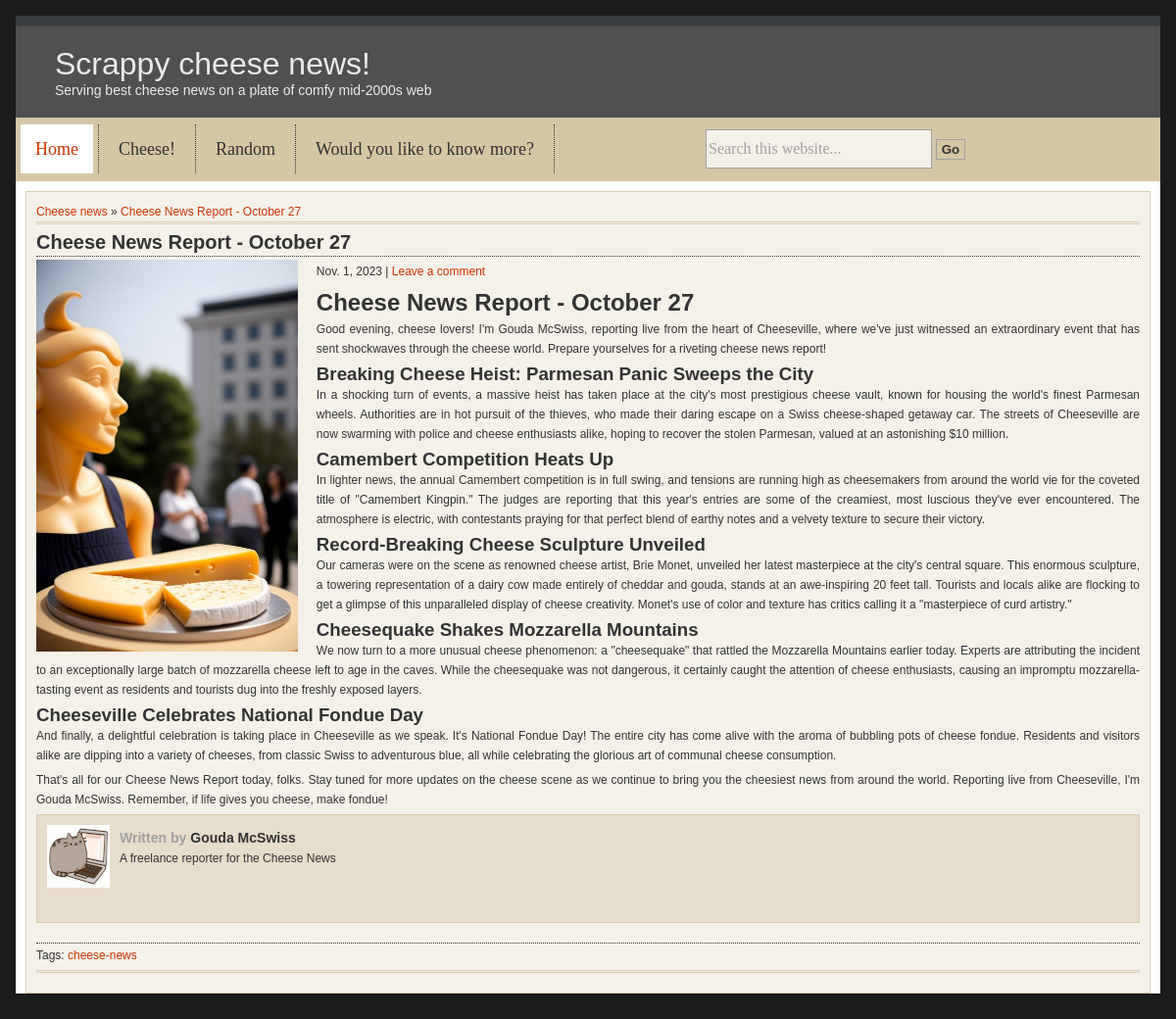
/posts/cheese-news-report-october-27/, run on the app's committed database.
### news_site/models.py (models this page shows, shortened)
class Post(models.Model):
    title = models.CharField(_("Title"), max_length=50)
    post_field = RichTextField(_("Post_Field"))
    date = models.DateField(auto_now=True)
    slug = models.SlugField(unique=True, db_index=True)
    author = models.ForeignKey(
        Author, on_delete=models.SET_NULL, null=True)
    site_origin = models.ForeignKey(Site, verbose_name=_("Site_Origin"), on_delete=models.SET_NULL, null=True)
    tag = models.ManyToManyField(Tag)
    image = models.ImageField(upload_to='post/', null=True)

class Author(models.Model):
    first_name = models.CharField(_("First_Name"), max_length=50)
    last_name = models.CharField(_("Last_Name"), max_length=50)
    author_desc = models.CharField(_("Author_Decription"), max_length=500, default="")
    slug = models.SlugField(_("Slug"), unique=True, max_length=100, default="")
    def full_name(self):
        return f"{self.first_name} {self.last_name}"
    def __str__(self):
        return self.full_name()

class Tag(models.Model):
    tag = models.CharField(_("Tag"), max_length=25)
    slug = models.SlugField(_("Slug"), unique=True, max_length=100, default="")

### news_site/views.py (the view)
# urls.py: path('posts/<slug:slug>/', PostDetailView.as_view(), name='post-detail-page'),
class PostDetailView(DetailView):
    model = Post
    template_name = 'news_site/news_post.html'
    context_object_name = 'post'

### news_site/templates/news_site/news_post.html (shortened to what this page needs)
{% extends 'base.html' %}
{% load static %}
{% block css_files %}
<link rel="stylesheet" href="{% static 'css/style.css' %}">
{% endblock %}
{% block content %}
      <div id="content">
          <div id="the_loop">
            <p class="address"><a href="{% url 'index-view' %}">Cheese news</a> &raquo; <a href="{% url "post-detail-page" post.slug %}">{{ post.title }}</a></p>
            <div class="post">
              <h2><a href="{% url "post-detail-page" post.slug %}">{{ post.title }}</a></h2>
                {% if post.image %}
                <img src="{{ post.image.url }}" alt="Square Image" class="square-image">
                {% endif %}
              <p class="postmeta">{{ post.date }} | <a href="#">Leave a comment</a></p>
              <div class="the_content">
                {{ post.post_field | safe }}
                <div class="the_author"> <img alt="" src="{% static 'images/author_default.gif' %}" class="avatar avatar-64 photo" height="64" width="64" />
                  <h3><span>Written by</span> <a href="{% url 'author_posts' post.author.slug %}">{{ post.author }}</a></h3>
                  <p>{{ post.author.author_desc | linebreaks }}</p>
                </div>
              </div>
               <p class="details">Tags:
                {% for tag in post.tag.all %}
                  <a href="{% url 'tag_post_list' tag.slug %}">{{ tag.tag }}
                </a>
                {% endfor %}
              </p>
            </div>
          </div>
{% endblock %}

### static/css/style.css (style rules this page uses)
* { margin: 0; padding: 0; }
body { background-color: #1a1c1d; background-position: top center; margin: 0.5rem; padding: 0.5rem; font-family: Arial, Helvetica, sans-serif; color: #333333; }
.square-image { max-width: 400px; max-height: 400px; width: auto; height: auto; float: left; margin-right: 1.2rem; }
#content { clear: both; }
#headline, #latest, #the_loop, #comments_template { margin: 0.625rem; padding: 0.625rem; border: 0.0625rem solid #daccb0; background-color: #f4f1e9; background-position: top; background-repeat: no-repeat; overflow: hidden; }
#headline h2 a, #the_loop h2 a { display: block; font-family: Arial, Helvetica, sans-serif; margin-top: 0.4375rem; padding-bottom: 0.125rem; font-size: 1.25rem; color: #333333; border-bottom: 0.0625rem dotted #333333; }
#headline h2 a:link, #headline h2 a:visited, #featured h2 a:link, #featured h2 a:visited, #popular h2 a:link, #popular h2 a:visited, #latest h2 a:link, #latest h2 a:visited, #the_loop h2 a:link, #the_loop h2 a:visited { color: #333333; text-decoration: none; }
p.postmeta { line-height: 1.5625rem; }
a { text-decoration: none; }
.post { padding-bottom: 0.3125rem; background-image: url(images/separator.gif); background-position: bottom; background-repeat: repeat-x; margin-bottom: 0.625rem; }
.the_content p { margin-bottom: 0.3125rem; text-align: justify; }
p.address { background-image: url(images/separator.gif); background-position: bottom; background-repeat: repeat-x; padding-bottom: 0.1875rem; }
p.details { clear: both; border-top: #333333 0.0625rem dotted; margin-top: 0.3125rem; line-height: 1.5625rem; }
a:link, a:visited { color: #cc3300; text-decoration: none; }
p { font-family: Arial, Helvetica, sans-serif; font-size: 0.75rem; line-height: 1.25rem; color: #333333; text-align: justify; margin: 0; }
h1, h2, h3, h4, h5, h6 { font-family: Arial, Helvetica, sans-serif; color: #333333; margin-bottom: 0; margin-top: 0.3125rem; }
h1, h2 { margin-top: 0.3125rem; margin-bottom: 0.1875rem; }
.the_author { clear: both; border: #daccb0 0.0625rem solid; margin-bottom: 1.25rem; padding: 0.625rem; background-color: #e7ddcb; font-family: Arial, Helvetica, sans-serif; font-size: 0.75rem; color: #333333; padding-bottom: 1.5625rem; min-height: 4.625rem; }
.the_author p { line-height: 1rem; }
.the_author img { float: left; margin-right: 0.625rem; }
.the_author h3 a { color: #333333; }
.the_author h3 span { color: #a0a0a0; }

### data on the page
Post: title "Cheese News Report - October 27", image (picture), date "Nov. 1, 2023", post_field "Cheese News Report - October 27 Good evening, cheese lovers! I'm Gouda McSwiss, reporting live from the heart of Cheeseville, where we've just witnessed an extraordinary event that has sent shockwaves through the cheese world. Prepare yourselves for a riveting cheese news report! Breaking Cheese Heist: Parmesan Panic Sweeps the City In a shocking turn of events, a massive heist has taken place at the city's most prestigious cheese vault, known for housing the world's finest Parmesan wheels. Authorities are in hot pursuit of the thieves, who made their daring escape on a Swiss cheese-shaped getaway car. The streets of Cheeseville are now swarming with police and cheese enthusiasts alike,…", author "Gouda McSwiss", author.author_desc "A freelance reporter for the Cheese News"
Tag: tag "cheese-news"
